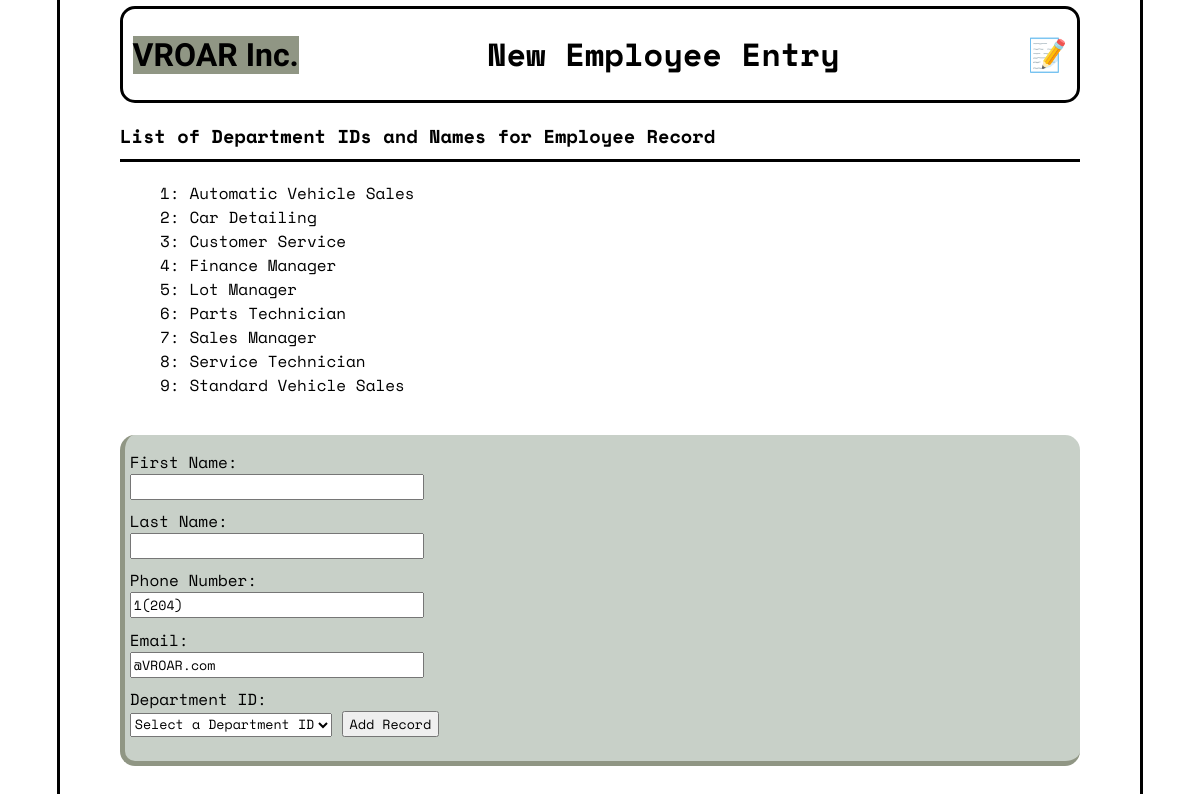
Screenshot of /create.php?type=employee with the database file from the repository.
### tables this page shows
CREATE TABLE IF NOT EXISTS `departments` (
  `department_id` int(2) NOT NULL AUTO_INCREMENT,
  `image_file` varchar(35) DEFAULT NULL,
  `department_name` varchar(35) NOT NULL,
  `tel_number` varchar(14) NOT NULL,
  `email` varchar(35) NOT NULL,
  `created` timestamp NOT NULL DEFAULT current_timestamp(),
  `updated` timestamp NOT NULL DEFAULT current_timestamp() ON UPDATE current_timestamp(),
  PRIMARY KEY (`department_id`)
);

### create.php (the view, shortened to what this page needs)
<?php
    require('connect.php');
    $initial_query = "SELECT * FROM departments";
    $initial_statement = $db->prepare($initial_query);
    $initial_statement->execute();
?>
<!DOCTYPE html>
<html lang="en">
<head>
    <link rel="stylesheet" type="text/css" href="edit.css" />
</head>
<body>
    <header>
        <h1><a href="index.php">VROAR Inc.</a></h1>
        <h1 id="middle"><a href="create.php?type=<?= $_GET['type'] ?>">New <?= ucfirst($_GET['type']) ?> Entry</a></h1>
        <h1><a href="login.php" title="Admin Access">📝</a></h1>
    </header>
    <?php if($_GET['type'] == "employee"): ?>
        <h3>List of Department IDs and Names for Employee Record</h3>
        <ul>
            <?php while($row = $initial_statement->fetch()): ?>
                <li><?= $row['department_id'] ?>: <?= $row['department_name'] ?></li>
            <?php endwhile ?>
        </ul>
    <?php endif ?>
    <form method="POST" action="create.php?type=<?php echo $_GET['type']=="employee" ? 'employee' : 'department' ?>">
        <?php if($_GET['type'] == "employee"): ?>
            <label for="first_name">First Name: </label>
            <input id="first_name" name="first_name" value="<?php echo isset($_POST['first_name']) ? $_POST['first_name'] : ''; ?>"  size=35 autofocus>
            <label for="last_name">Last Name: </label>
            <input id="last_name" name="last_name" value="<?php echo isset($_POST['last_name']) ? $_POST['last_name'] : ''; ?>" size=35>
            <label for="tel_number">Phone Number: </label>
            <input type="tel" id="tel_number" name="tel_number" value="<?php echo isset($_POST['tel_number']) ? $_POST['tel_number'] : '1(204)'; ?>" size=35>
            <label for="email">Email: </label>
            <input type="email" id="email" name="email" value="<?php echo isset($_POST['email']) ? $_POST['email'] : '@VROAR.com'; ?>" size=35>
            <label for="department_id">Department ID: </label>
            <select id="department_id" name="department_id">
                <option>Select a Department ID</option>
            </select>
        <?php endif ?>
        <input type="submit" class="submit" value="Add Record">
    </form>
</body>
</html>

### edit.css (style rules this page uses)
* { font-family: "Space Mono"; list-style: none; text-decoration: none; }
body { max-width: 80%; margin: 0% auto 3% auto; padding: 0.5% 5% 3% 5%; border-left: 3px solid #000; border-right: 3px solid #000; border-bottom: 3px solid #000; }
body header { display: flex; border: 3px solid #000; border-radius: 15px; padding: 0% 1% 0% 1%; align-items: center; }
body header h1:first-of-type { padding-right: 0%; }
body header #middle { margin: auto; }
body header a { color: #000; }
body header h1:first-of-type a { font-family: "Rubik Moonrocks"; background-color: #909684; color: #000; }
body > h3 { border-bottom: 3px solid #000; padding-bottom: 1%; }
body ul { margin-bottom: 4%; }
body > form:first-of-type { background-color: #c8d0c8; border-bottom: 5px solid #909684; border-left: 5px solid #909684; border-radius: 15px; padding: 0.5%; }
body form:first-of-type label { display: block; padding-top: 1%; }
body form:first-of-type input:last-of-type { margin-bottom: 2%; }

### rows the page displays
departments: department_id "1", department_name "Automatic Vehicle Sales"
departments: department_id "2", department_name "Car Detailing"
departments: department_id "3", department_name "Customer Service"
departments: department_id "4", department_name "Finance Manager"
departments: department_id "5", department_name "Lot Manager"
departments: department_id "6", department_name "Parts Technician"
departments: department_id "7", department_name "Sales Manager"
departments: department_id "8", department_name "Service Technician"
departments: department_id "9", department_name "Standard Vehicle Sales"

### other values shown
$_GET['type'] "Employee"
